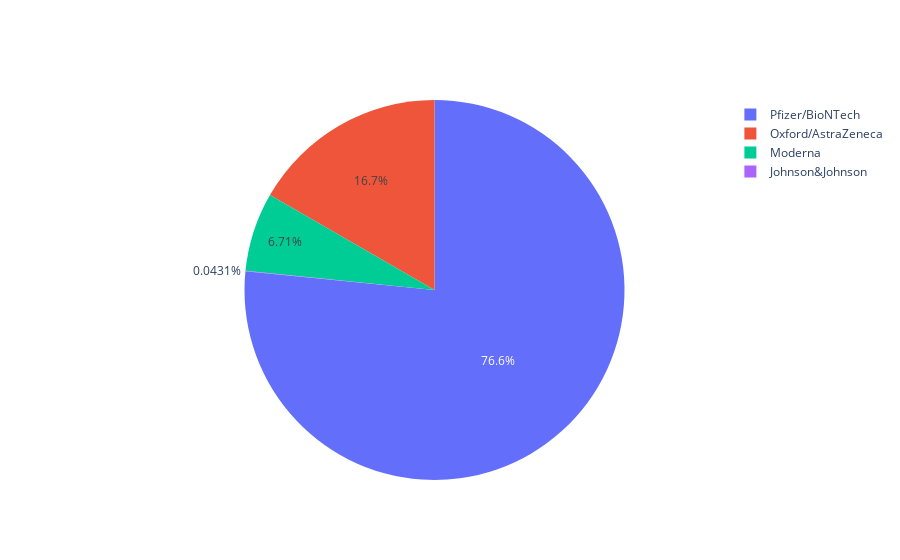

This figure's notebook cell:
### Code cell
#create a data frame with filtered data for France
france_vax = vax_countries[vax_countries.location == 'France']
#create pie chart with appropriate labels & values
labels = france_vax['vaccine']
values = france_vax['total_vaccinations'] 
fig = go.Figure(data = [go.Pie(labels = labels, values=values)])
fig.show()

### Figure 1 — Plotly figure (JSON) as saved in the notebook; plotly's stock layout.template omitted (floating-point values rounded to 4 significant figures)
{"data": [{"labels": ["Johnson&Johnson", "Moderna", "Oxford/AstraZeneca", "Pfizer/BioNTech"], "type": "pie", "values": [407106, 63456652, 157591330, 724166180]}], "layout": {}}
